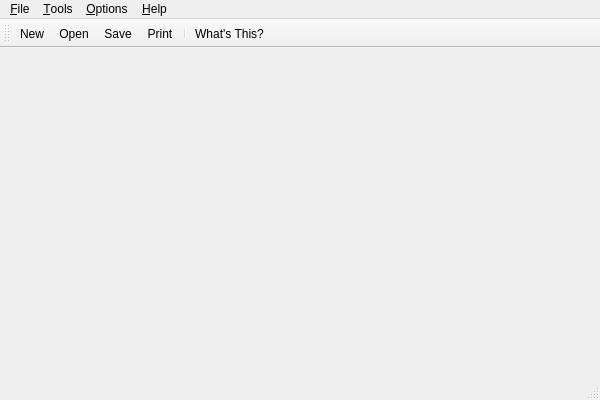
<?xml version="1.0" encoding="UTF-8"?>
<ui version="4.0">
 <class>MainWindow</class>
 <widget class="QMainWindow" name="MainWindow">
  <property name="geometry">
   <rect>
    <x>0</x>
    <y>0</y>
    <width>600</width>
    <height>400</height>
   </rect>
  </property>
  <property name="windowTitle">
   <string>QBrew[*]</string>
  </property>
  <property name="iconSize">
   <size>
    <width>22</width>
    <height>22</height>
   </size>
  </property>
  <widget class="QWidget" name="centralwidget"/>
  <widget class="QMenuBar" name="menubar">
   <property name="geometry">
    <rect>
     <x>0</x>
     <y>0</y>
     <width>600</width>
     <height>26</height>
    </rect>
   </property>
   <widget class="QMenu" name="menuhelp">
    <property name="title">
     <string>&amp;Help</string>
    </property>
    <addaction name="actionhelpcontents"/>
    <addaction name="actionprimer"/>
    <addaction name="actioncontexthelp"/>
    <addaction name="separator"/>
    <addaction name="actionabout"/>
   </widget>
   <widget class="QMenu" name="menuoptions">
    <property name="title">
     <string>&amp;Options</string>
    </property>
    <addaction name="actiontogglestatusbar"/>
    <addaction name="separator"/>
    <addaction name="actionconfigure"/>
   </widget>
   <widget class="QMenu" name="menu_Tools">
    <property name="title">
     <string>&amp;Tools</string>
    </property>
    <addaction name="actionalcoholtool"/>
    <addaction name="actionhydrometertool"/>
    <addaction name="actionmashwatertool"/>
    <addaction name="actiondatabasetool"/>
   </widget>
   <widget class="QMenu" name="menufile">
    <property name="title">
     <string>&amp;File</string>
    </property>
    <widget class="QMenu" name="menuopenrecent">
     <property name="title">
      <string>Open &amp;Recent</string>
     </property>
    </widget>
    <addaction name="actionfilenew"/>
    <addaction name="actionfileopen"/>
    <addaction name="menuopenrecent"/>
    <addaction name="separator"/>
    <addaction name="actionfilesave"/>
    <addaction name="actionfilesaveas"/>
    <addaction name="separator"/>
    <addaction name="actionfileexport"/>
    <addaction name="actionfileprintpreview"/>
    <addaction name="actionfileprint"/>
    <addaction name="separator"/>
    <addaction name="actionexit"/>
   </widget>
   <addaction name="menufile"/>
   <addaction name="menu_Tools"/>
   <addaction name="menuoptions"/>
   <addaction name="menuhelp"/>
  </widget>
  <widget class="QStatusBar" name="statusbar"/>
  <widget class="QToolBar" name="maintoolbar">
   <property name="windowTitle">
    <string>Main Toolbar</string>
   </property>
   <property name="orientation">
    <enum>Qt::Horizontal</enum>
   </property>
   <property name="iconSize">
    <size>
     <width>22</width>
     <height>22</height>
    </size>
   </property>
   <attribute name="toolBarArea">
    <enum>TopToolBarArea</enum>
   </attribute>
   <attribute name="toolBarBreak">
    <bool>false</bool>
   </attribute>
   <addaction name="actionfilenew"/>
   <addaction name="actionfileopen"/>
   <addaction name="actionfilesave"/>
   <addaction name="actionfileprint"/>
   <addaction name="separator"/>
   <addaction name="actioncontexthelp"/>
  </widget>
  <action name="actionfilenew">
   <property name="text">
    <string>&amp;New</string>
   </property>
   <property name="statusTip">
    <string>Create a new recipe</string>
   </property>
   <property name="whatsThis">
    <string>Use this command to create a new recipe</string>
   </property>
   <property name="shortcut">
    <string>Ctrl+N</string>
   </property>
  </action>
  <action name="actionfileopen">
   <property name="text">
    <string>&amp;Open</string>
   </property>
   <property name="statusTip">
    <string>Open a recipe</string>
   </property>
   <property name="whatsThis">
    <string>Use this command to open a recipe</string>
   </property>
   <property name="shortcut">
    <string>Ctrl+O</string>
   </property>
  </action>
  <action name="actionfilesave">
   <property name="text">
    <string>&amp;Save</string>
   </property>
   <property name="statusTip">
    <string>Save the recipe</string>
   </property>
   <property name="whatsThis">
    <string>Use this command to save the current recipe</string>
   </property>
   <property name="shortcut">
    <string>Ctrl+S</string>
   </property>
  </action>
  <action name="actionfilesaveas">
   <property name="text">
    <string>Save &amp;as...</string>
   </property>
   <property name="statusTip">
    <string>Save the recipe</string>
   </property>
   <property name="whatsThis">
    <string>Save the recipe under a new name</string>
   </property>
  </action>
  <action name="actionfileprint">
   <property name="text">
    <string>&amp;Print...</string>
   </property>
   <property name="statusTip">
    <string>Print the recipe</string>
   </property>
   <property name="whatsThis">
    <string>Use this command to print the recipe</string>
   </property>
   <property name="shortcut">
    <string>Ctrl+P</string>
   </property>
  </action>
  <action name="actionfileexport">
   <property name="text">
    <string>&amp;Export...</string>
   </property>
   <property name="statusTip">
    <string>Export the recipe</string>
   </property>
   <property name="whatsThis">
    <string>Export the recipe to a non-native format</string>
   </property>
  </action>
  <action name="actionexit">
   <property name="text">
    <string>&amp;Quit</string>
   </property>
   <property name="statusTip">
    <string>Quit the application</string>
   </property>
   <property name="whatsThis">
    <string>Quit the application</string>
   </property>
   <property name="shortcut">
    <string>Ctrl+Q</string>
   </property>
  </action>
  <action name="actiontogglestatusbar">
   <property name="checkable">
    <bool>true</bool>
   </property>
   <property name="text">
    <string>&amp;Statusbar</string>
   </property>
   <property name="statusTip">
    <string>Toggle the statusbar</string>
   </property>
   <property name="whatsThis">
    <string>Enable or disable the Statusbar</string>
   </property>
  </action>
  <action name="actionconfigure">
   <property name="text">
    <string>&amp;Configure...</string>
   </property>
   <property name="statusTip">
    <string>Display the configuration dialog</string>
   </property>
   <property name="whatsThis">
    <string>Display the configuration dialog</string>
   </property>
  </action>
  <action name="actionhelpcontents">
   <property name="text">
    <string>&amp;Contents</string>
   </property>
   <property name="statusTip">
    <string>Display the application handbook</string>
   </property>
   <property name="whatsThis">
    <string>Display the application handbook</string>
   </property>
   <property name="shortcut">
    <string>F1</string>
   </property>
  </action>
  <action name="actionabout">
   <property name="text">
    <string>&amp;About...</string>
   </property>
   <property name="statusTip">
    <string>Application information</string>
   </property>
   <property name="whatsThis">
    <string>Display application copyright and information</string>
   </property>
  </action>
  <action name="actioncontexthelp">
   <property name="text">
    <string>&amp;What's This?</string>
   </property>
   <property name="statusTip">
    <string>Context help</string>
   </property>
   <property name="whatsThis">
    <string>Display context sensitive help cursor</string>
   </property>
   <property name="shortcut">
    <string>Shift+F1</string>
   </property>
  </action>
  <action name="actionalcoholtool">
   <property name="text">
    <string>&amp;Alcohol % Calculator</string>
   </property>
   <property name="statusTip">
    <string>Alcohol percentage calculator</string>
   </property>
  </action>
  <action name="actionhydrometertool">
   <property name="text">
    <string>&amp;Hydrometer Correction...</string>
   </property>
   <property name="statusTip">
    <string>Hydrometer correction utility</string>
   </property>
  </action>
  <action name="actiondatabasetool">
   <property name="text">
    <string>&amp;Database Editor</string>
   </property>
   <property name="statusTip">
    <string>Database editor</string>
   </property>
  </action>
  <action name="actionprimer">
   <property name="text">
    <string>Primer</string>
   </property>
   <property name="statusTip">
    <string>Display a brewing primer</string>
   </property>
  </action>
  <action name="actionfileprintpreview">
   <property name="text">
    <string>Print Pre&amp;view...</string>
   </property>
   <property name="statusTip">
    <string>Preview the printed recipe</string>
   </property>
   <property name="whatsThis">
    <string>Use this command to preview printing the recipe</string>
   </property>
  </action>
  <action name="actionmashwatertool">
   <property name="text">
    <string>&amp;Mash Schedule Calculation...</string>
   </property>
   <property name="statusTip">
    <string>Mash volume and temperature calculation utility</string>
   </property>
  </action>
 </widget>
 <connections/>
</ui>
